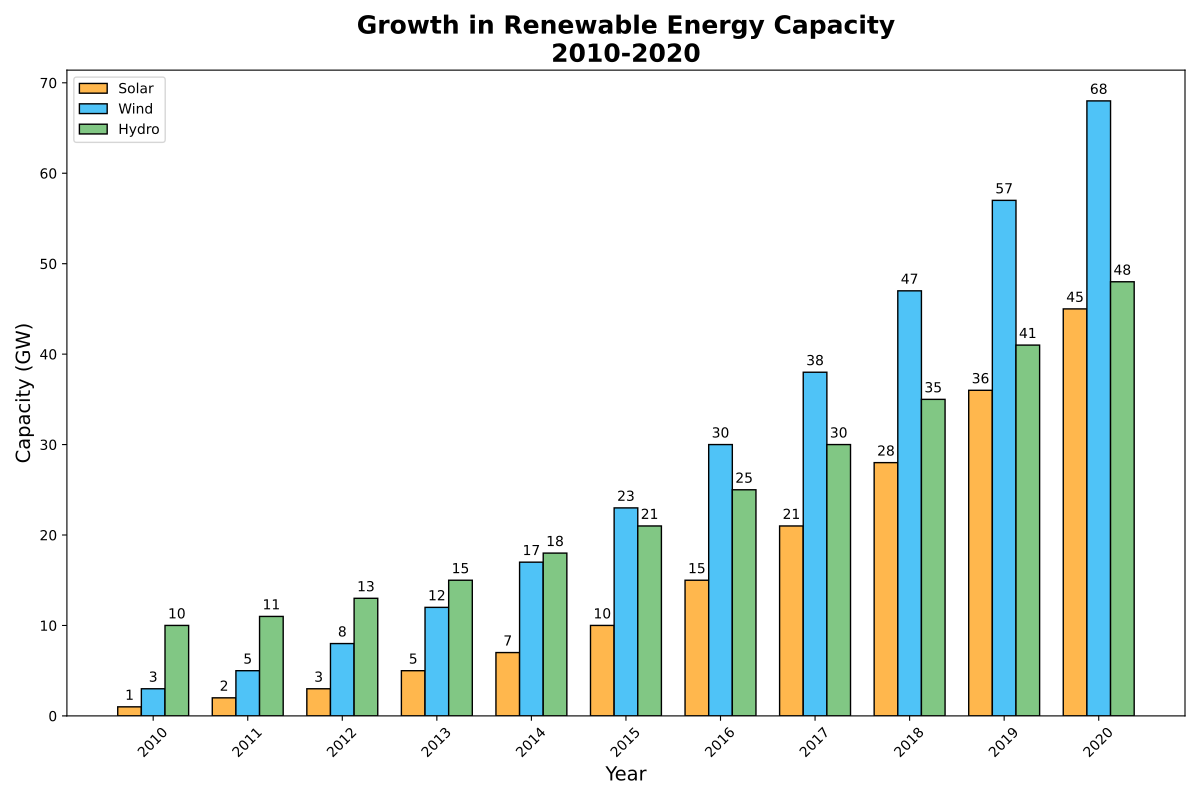

This chart was generated by the following Python code:
import matplotlib.pyplot as plt
import numpy as np

# Years of data collection
years = np.arange(2010, 2021)

# Renewable energy capacity (in GW)
solar_capacity = [1, 2, 3, 5, 7, 10, 15, 21, 28, 36, 45]
wind_capacity = [3, 5, 8, 12, 17, 23, 30, 38, 47, 57, 68]
hydro_capacity = [10, 11, 13, 15, 18, 21, 25, 30, 35, 41, 48]

# Shuffled colors for each type of energy
colors = ['#4FC3F7', '#81C784', '#FFB74D']  # Wind gets solar's color, Hydro gets wind's color, Solar gets hydro's color

# Create the figure and axis objects
fig, ax = plt.subplots(figsize=(12, 8))

# Plot bars
bar_width = 0.25
indices = np.arange(len(years))

bars1 = ax.bar(indices - bar_width, solar_capacity, bar_width, color=colors[2], edgecolor='black', label='Solar')
bars2 = ax.bar(indices, wind_capacity, bar_width, color=colors[0], edgecolor='black', label='Wind')
bars3 = ax.bar(indices + bar_width, hydro_capacity, bar_width, color=colors[1], edgecolor='black', label='Hydro')

# Customize the plot with titles and labels
ax.set_title('Growth in Renewable Energy Capacity\n2010-2020', fontsize=18, fontweight='bold')
ax.set_xlabel('Year', fontsize=14)
ax.set_ylabel('Capacity (GW)', fontsize=14)
ax.set_xticks(indices)
ax.set_xticklabels(years, rotation=45)
ax.legend()

# Adding text labels on top of the bars
def add_labels(bars):
    for bar in bars:
        height = bar.get_height()
        ax.annotate('{}'.format(height),
                    xy=(bar.get_x() + bar.get_width() / 2, height),
                    xytext=(0, 3),
                    textcoords="offset points",
                    ha='center', va='bottom')

add_labels(bars1)
add_labels(bars2)
add_labels(bars3)

# Adjust layout to make room for y-labels
plt.tight_layout()

# Show the plot
plt.show()
